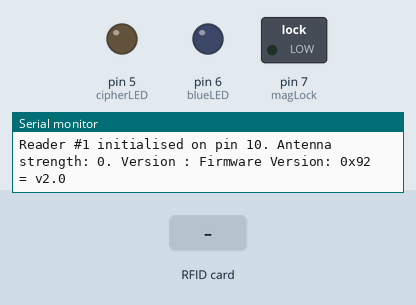
This sketch was run on a simulated Arduino Uno, built with avr-gcc and run on an emulated ATmega328P. On the bench: switched loads named in the sketch (green lamp = pin HIGH), output pins drawn as LEDs (lit = HIGH), the last lines printed to the serial monitor. The inputs (shaded band) are chosen by the test bench. Pins used as bus, display or sensor lines are not drawn.

Above: at 0.1 s.
At 1.3 s:
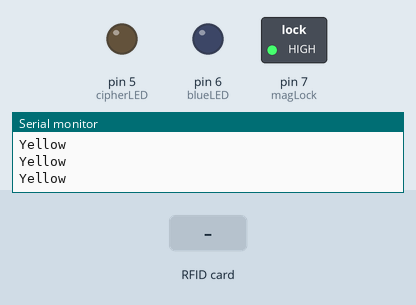
1.4 s: RFID card 5E 7A 19 C4 held to the reader
Timing chart, 0 to 4.4 s (numbered marks = the images above; inputs shaded):
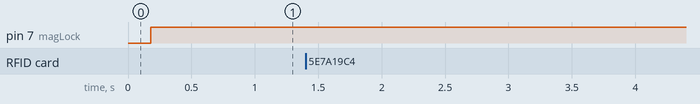

The sketch:

PE_Multi_RFID_V4_reader.ino
```cpp
/**
  "Potion Placement" Puzzle
  This sketch is setup as an event handler to read specific tags and output different results based on tag read.
*/

// DEFINES
// Provides debugging information over serial connection if defined
#define DEBUG

// LIBRARIES
#include <SPI.h>
#include <MFRC522.h>

// CONSTANTS
// The number of RFID readers
const byte numReaders = 1;
// Each reader has a unique Slave Select pin
const byte ssPins = 10;
// Reset pin
const byte resetPin = 9;
// Tag info read to trigger output
// ID strings are written to tags using MFRC522 library
const String green = "1111111111111111";
const String red = "2222222222222222" ;
const String blue = "3333333333333333";

//outputs
int green_trigger = 2;
int red_trigger = 3;
int blue_trigger = 4;
int cipherLED = 5;
int blueLED = 6;
int magLock = 7;

// GLOBALS
// Initialise an array of MFRC522 instances representing each reader
MFRC522 mfrc522;
// The tag IDs currently detected by each reader
String currentIDs;
// specific block to be read from
byte blockAddr      = 4;
byte buffer[18]     ;
byte size          = sizeof(buffer);
MFRC522::StatusCode status;
MFRC522::MIFARE_Key key;

/**
   Initialisation
*/
void setup() {
  pinMode(green_trigger, OUTPUT);
  pinMode(red_trigger, OUTPUT);
  pinMode(blue_trigger, OUTPUT);
  pinMode(magLock, OUTPUT);
  pinMode(blueLED, OUTPUT);
  pinMode(cipherLED, OUTPUT);

#ifdef DEBUG
  // Initialise serial communications channel with the PC
  Serial.begin(9600);
  Serial.println(F("Serial communication started"));
#endif


  // Initialise the SPI bus
  SPI.begin();

  // Initialise the reader
  // Documentation for pin setup can be found at https://github.com/miguelbalboa/rfid
  mfrc522.PCD_Init(ssPins, resetPin);

  // Set the gain to max
  //mfrc522.PCD_SetAntennaGain(MFRC522::PCD_RxGain::RxGain_max);

#ifdef DEBUG
  // Dump some debug information to the serial monitor
  Serial.print(F("Reader #"));
  Serial.print(numReaders);
  Serial.print(F(" initialised on pin "));
  Serial.print(String(ssPins));
  Serial.print(F(". Antenna strength: "));
  Serial.print(mfrc522.PCD_GetAntennaGain());
  Serial.print(F(". Version : "));
  mfrc522.PCD_DumpVersionToSerial();
#endif


#ifdef DEBUG
  Serial.println(F("--- END SETUP ---"));
#endif


}

/**
   Main loop
*/
void loop() {


  MFRC522::MIFARE_Key key;
  for (byte i = 0; i < MFRC522::MF_KEY_SIZE; i++) key.keyByte[i] = 0xFF;


  // Assume that the tags have not changed since last reading
  boolean changedValue = false;

  // String to hold the ID detected by sensor
  String readRFID;

  // Initialise the sensor
  mfrc522.PCD_Init();

  // If the sensor detects a tag and is able to read it
  if (mfrc522.PICC_IsNewCardPresent() && mfrc522.PICC_ReadCardSerial()) {
    status = mfrc522.PCD_Authenticate(MFRC522::PICC_CMD_MF_AUTH_KEY_A, blockAddr, &key, &(mfrc522.uid));
    if (status == MFRC522::STATUS_OK) {
      status = mfrc522.MIFARE_Read(blockAddr, buffer, &size);
      if (status == MFRC522::STATUS_OK) {
        readRFID = dump_byte_array(buffer, 16);
        Serial.println(readRFID);
      }
    }
  }


  // If the current reading is different from the last known reading
  if (readRFID != currentIDs) {
    changedValue = true;
    // Update the stored value for this sensor
    currentIDs = readRFID;
  }

  //Watch for potion switch
  if (changedValue = true) {

    if (currentIDs == green) {
      //Serial.println("The lights are green and other stuff");
      digitalWrite(green_trigger, HIGH);
      digitalWrite(red_trigger, LOW);
      digitalWrite(blue_trigger, LOW);
    }

    else if (currentIDs == red) {
      //Serial.println("The lights are red and mirror cipher is visible");
      digitalWrite(red_trigger, HIGH);
      digitalWrite(cipherLED, HIGH);
      digitalWrite(green_trigger,LOW);
      digitalWrite(blue_trigger, LOW);
    }

    else if (currentIDs == blue) {
      //Serial.println("The lights are blue and panel drops open");
      digitalWrite(blue_trigger, HIGH);
      digitalWrite(magLock, LOW);
      digitalWrite(blueLED, HIGH);
      digitalWrite(green_trigger, LOW);
      digitalWrite(red_trigger, LOW);
    }

    else {
      Serial.println("Yellow");
      digitalWrite(green_trigger, LOW);
      digitalWrite(red_trigger, LOW);
      digitalWrite(blue_trigger, LOW);
      digitalWrite(magLock, HIGH);
      digitalWrite(blueLED, LOW);
      digitalWrite(cipherLED, LOW);
    }
  }
}


/*
   Helper function to return a string ID from byte array
*/

String dump_byte_array( byte *buffer, byte bufferSize) {
  String read_rfid = "";
  for (byte i = 0; i < bufferSize; i++) {
    read_rfid = read_rfid + String(buffer[i], HEX);
  }
  return read_rfid;
}
```
